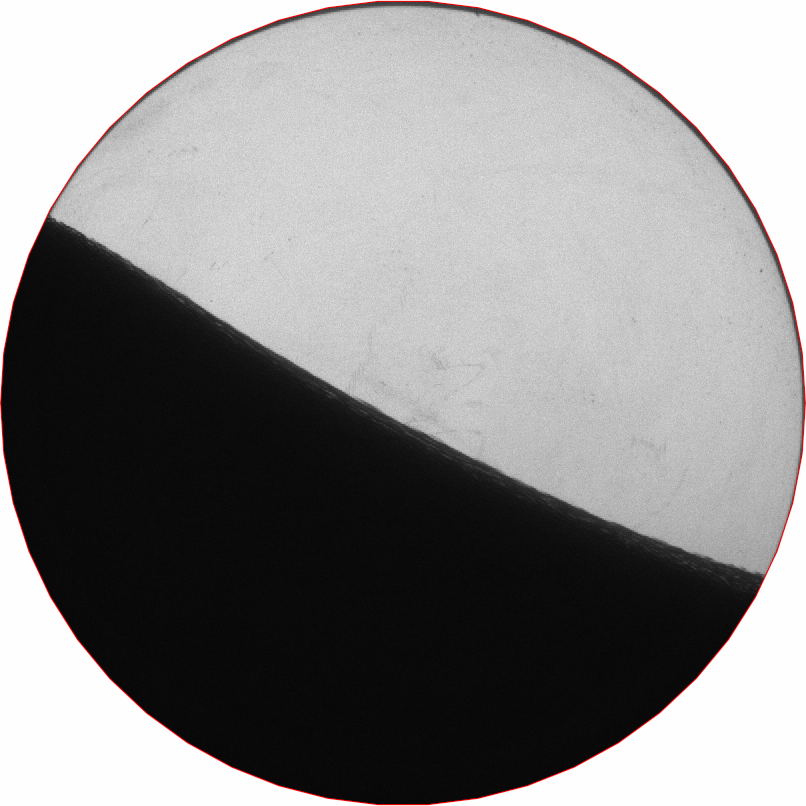
#> input picture examples/granular_macro/num_particles/400_mu.bmp, 806 x 806 px
$ python get_n_particles.py
#> lines starting #> are read from the running program, lines starting #| are printed output that depends on the picture; after the words box and inside, x2 and y2 are one past the last pixel; in counts of white or black regions, pixels touching at a corner belong together
#! /usr/bin/python3

"""
Programm to get the number of particles from a rotating drum image


"""
import cv2
import numpy as np
from numpy.polynomial import Polynomial

import plotly.graph_objects as go

def particlenumber_from_image(
    image,
    radius_drum,
    depth_drum,
    radius_particle,
    particle_fraction = 0.7
):
#> called with image = '400_mu.bmp', radius_drum = 0.042, depth_drum = 0.0201, radius_particle = 0.0016, particle_fraction = 0.3
    img = cv2.imread(image)
#> img is the input picture: shape (806, 806, 3); mean B, G, R 138.2, 138.2, 139.2
    output = img.copy()
    gray = cv2.cvtColor(img, cv2.COLOR_BGR2GRAY)
    circles = cv2.HoughCircles(gray, cv2.HOUGH_GRADIENT, 1.2, 100)
#> circles = [[402.6, 401.4, 402.4]]
    # ensure at least some circles were found
    threshold = 30
    if circles is not None:
        # convert the (x, y) coordinates and radius of the circles to integers
	    circles = np.round(circles[0, :]).astype("int")
#> circles = [[403, 401, 402]]
	    # loop over the (x, y) coordinates and radius of the circles
	    for (x, y, r) in circles:
		    # draw the circle in the output image, then draw a rectangle
		    # corresponding to the center of the circle
		    cv2.circle(output, (x, y), r, (0, 255, 0), 4)
		    cv2.rectangle(output, (x - 5, y - 5), (x + 5, y + 5), (0, 128, 255), -1)
#> this loop made 1 pass
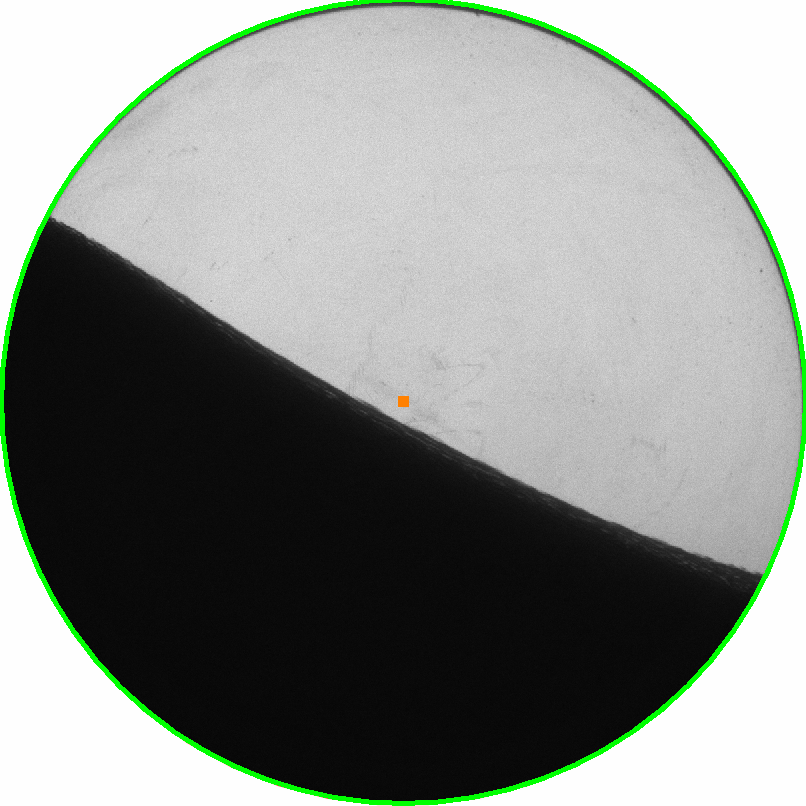
#> output: shape (806, 806, 3); 1.92% of pixels changed, all inside (x1, y1, x2, y2) = (0, 0, 806, 806)
		    #print(x,y,r)
        # show the output image
	    gray[gray > threshold] = 255
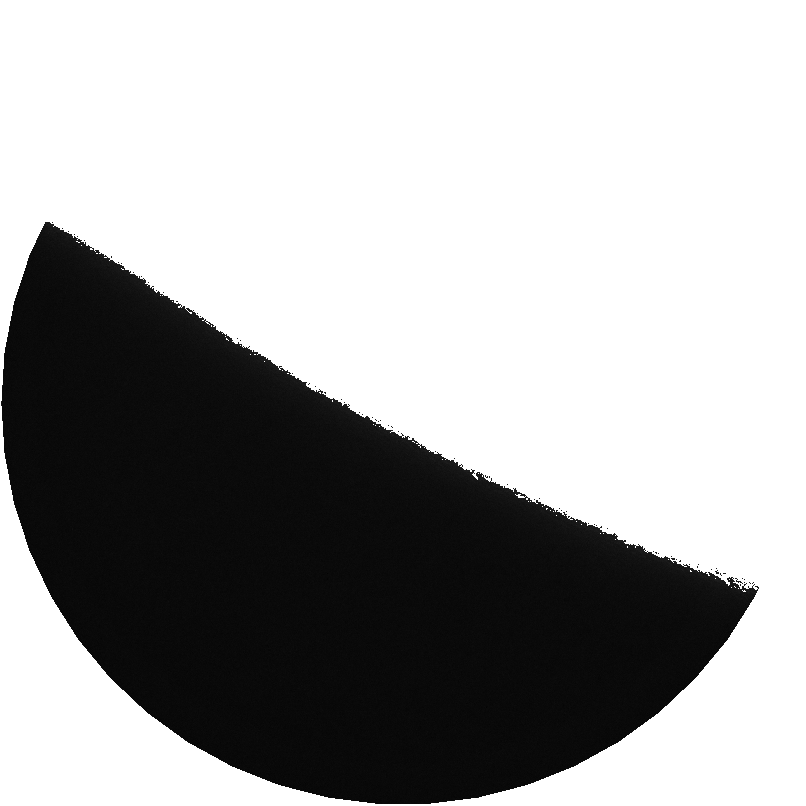
#> gray: shape (806, 806); min 3, max 255, mean 166
	    gray[gray < threshold] = 0
	    cv2.imwrite("output.png", gray)#np.hstack([gray, output]))

    volume_particles = (np.sum(gray)/255)  #in pixel**2
#> volume_particles = 412927.9

    volume_drum = 2 * np.pi * r**2 # in pixel**2
#> volume_drum = 1015387.9

    #print(volume_particles/volume_drum)

    Volume_drum_real = 2 * np.pi * radius_drum**2 * depth_drum
    print("volume of drum = ", Volume_drum_real)
    real_particle_volume = Volume_drum_real *  volume_particles/volume_drum
#> real_particle_volume = 9.06e-05
    print("volume of particles in drum = ", real_particle_volume)
#| volume of particles in drum =  9.059762291483759e-05
    single_particle =  4/3 * np.pi* radius_particle **3

    n_particles = int( particle_fraction * real_particle_volume / single_particle)
#> n_particles = 1584

    return n_particles


def first_nonzero(arr, axis, invalid_val=-1):
    mask = arr!=0
    return np.where(mask.any(axis=axis), mask.argmax(axis=axis), invalid_val)


# [96 lines left out: functions surface_polynom_from_image, extract_surface, plot_polynom, not called in this run]


if __name__ == "__main__":
    n = particlenumber_from_image(
        image = "400_mu.bmp",
        radius_drum= 42e-3,
        depth_drum = 20.1e-3,
        radius_particle = 1.6e-3,
        particle_fraction = 0.3
    )
#> n = 1584
    print("Number of particles required = ", n)
#| Number of particles required =  1584
